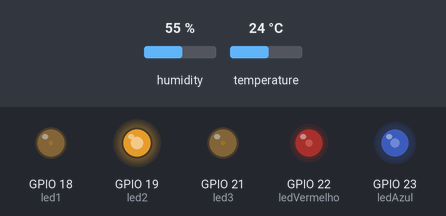
A program run on a simulated ESP32. On the bench: output pins drawn as LEDs (lit = HIGH). Inputs (shaded band) come from the test bench; at power-on: humidity 55 %, temperature 24 °C.

Above: at 6.8 s.
6.9 s: humidity set to 22 %
At 10.07 s:
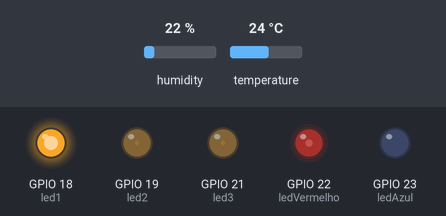
12.3 s: temperature set to 12 °C
At 14.04 s:
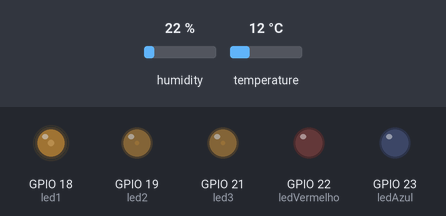
17.7 s: humidity set to 40 %
At 18.25 s:
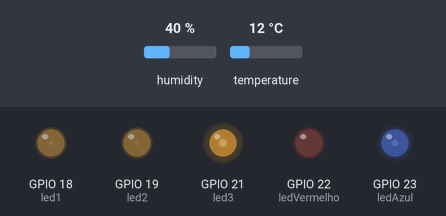
23.1 s: temperature set to 28 °C
At 26.99 s:
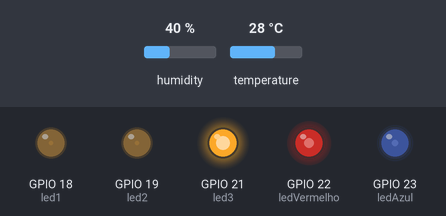
28.5 s: humidity set to 68 %
At 30.04 s:
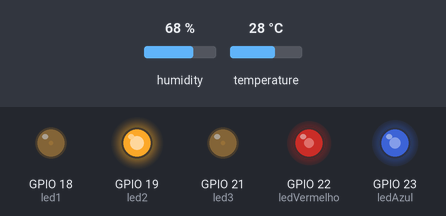
33.9 s: temperature set to 19 °C
At 34.25 s:
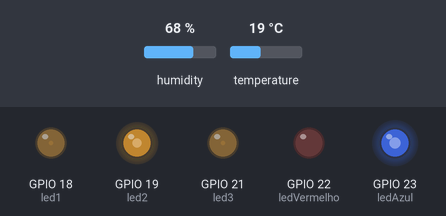
Timing chart, 0 to 42.8 s (numbered marks = the images above; inputs shaded):
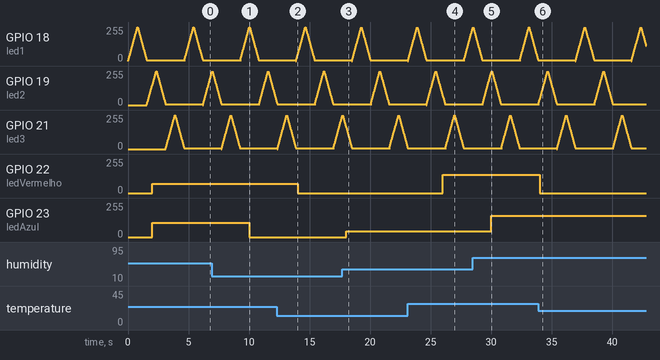

The program:

main.cpp
```cpp
#include <DHT.h>
#include <Arduino.h>

DHT dht(4, DHT11);

int led1 = 18;
int led2 = 19;
int led3 = 21;

int ledVermelho = 22;
int ledAzul = 23;

int brilho = 0;
int passo = 5;
int ledDaVez = 1;

unsigned long tempoAnteriorLed = 0;
unsigned long tempoAnteriorSensor = 0;

void setup() {
  Serial.begin(115200);
  dht.begin();

  pinMode(led1, OUTPUT);
  pinMode(led2, OUTPUT);
  pinMode(led3, OUTPUT);
  pinMode(ledVermelho, OUTPUT);
  pinMode(ledAzul, OUTPUT);
}

void loop() {
  unsigned long tempoAtual = millis();

  if (tempoAtual - tempoAnteriorLed >= 15) {
    tempoAnteriorLed = tempoAtual;

    if (ledDaVez == 1) {
      analogWrite(led1, brilho);
    } else if (ledDaVez == 2) {
      analogWrite(led2, brilho);
    } else if (ledDaVez == 3) {
      analogWrite(led3, brilho);
    }

    brilho = brilho + passo;

    if (brilho >= 255) {
      brilho = 255;
      passo = -5;
    }

    if (brilho <= 0) {
      brilho = 0;
      passo = 5;
      ledDaVez = ledDaVez + 1;

      if (ledDaVez > 3) {
        ledDaVez = 1;
      }
    }
  }

  if (tempoAtual - tempoAnteriorSensor >= 2000) {
    tempoAnteriorSensor = tempoAtual;

    float umidade = dht.readHumidity();
    float temperatura = dht.readTemperature();

    if (!isnan(umidade) && !isnan(temperatura)) {
      int brilhoTemp = map(temperatura, 20, 35, 0, 255);
      brilhoTemp = constrain(brilhoTemp, 0, 255);

      int brilhoUmid = map(umidade, 30, 90, 0, 255);
      brilhoUmid = constrain(brilhoUmid, 0, 255);

      analogWrite(ledVermelho, brilhoTemp);
      analogWrite(ledAzul, brilhoUmid);
    }
  }
}
```

Measured:
- after the input at 6.9 s, GPIO 23 (ledAzul): 106/255 → 0/255 after 3.1 s
- after the input at 12.3 s, GPIO 22 (ledVermelho): 68/255 → 0/255 after 1.7 s
- after the input at 17.7 s, GPIO 23 (ledAzul): 0/255 → 42/255 after 0.32 s
- after the input at 23.1 s, GPIO 22 (ledVermelho): 0/255 → 136/255 after 2.9 s
- after the input at 28.5 s, GPIO 23 (ledAzul): 42/255 → 161/255 after 1.5 s
- after the input at 33.9 s, GPIO 22 (ledVermelho): 136/255 → 0/255 after 0.12 s
